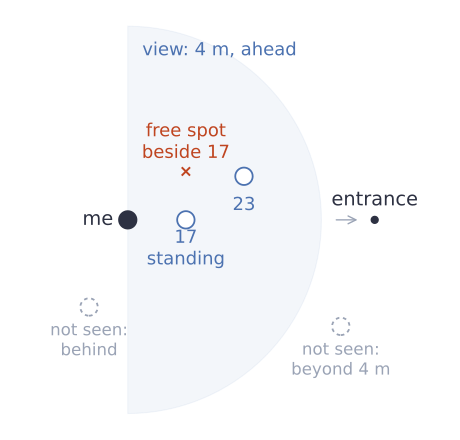

This figure's Python source:
"""What agent i sees: the view half-disc and the people in it (slides)."""

import matplotlib.pyplot as plt
import numpy as np
from matplotlib.patches import Circle, Wedge

INK, MUTED, ACCENT, SOFT, BLUE = "#2d3142", "#4f5d75", "#bf4520", "#9aa3b5", "#4c72b0"
R = 4.0
me, E = np.array([1.0, 1.6]), np.array([6.1, 1.6])
seen = {"17": (np.array([2.2, 1.6]), "standing"), "23": (np.array([3.4, 2.5]), "")}
unseen = {"behind": np.array([0.2, -0.2]), "beyond 4 m": np.array([5.4, -0.6])}
spot = seen["17"][0] + np.array([0.0, 1.0])

plt.rcParams.update({"font.family": "DejaVu Sans", "font.size": 14})
fig, ax = plt.subplots(figsize=(4.6, 4.4))
ax.add_patch(Wedge(me, R, -90, 90, fc=BLUE, alpha=0.07, ec=BLUE, lw=0.8))
ax.text(*(me + np.array([0.3, R - 0.6])), "view: 4 m, ahead", color=BLUE,
        fontsize=13)


def person(p, colour, fill="white", ls="-"):
    ax.add_patch(Circle(p, 0.18, fc=fill, ec=colour, lw=1.3, ls=ls, zorder=3))


person(me, INK, fill=INK)
ax.annotate("me", me + np.array([-0.3, 0.0]), ha="right", va="center", color=INK)
for name, (p, note) in seen.items():
    person(p, BLUE)
    ax.annotate(f"{name}" + (f"\n{note}" if note else ""), p + np.array([0.0, -0.6]),
                ha="center", va="center", color=BLUE, fontsize=13)
for note, p in unseen.items():
    person(p, SOFT, ls=(0, (2, 2)))
    ax.annotate(f"not seen:\n{note}", p + np.array([0.0, -0.7]), ha="center",
                va="center", color=SOFT, fontsize=12)
ax.plot(*spot, marker="x", color=ACCENT, ms=6, mew=1.4)
ax.annotate("free spot\nbeside 17", spot + np.array([0.0, 0.6]), ha="center",
            va="center", color=ACCENT, fontsize=13)
ax.plot(*E, "o", color=INK, ms=5)
ax.annotate("entrance", E + np.array([0.0, 0.3]), ha="center", color=INK)
ax.annotate("", E - np.array([0.3, 0.0]), me + np.array([R + 0.25, 0.0]),
            arrowprops=dict(arrowstyle="->", color=SOFT, lw=1))
ax.set_xlim(-0.6, 6.8)
ax.set_ylim(-2.5, 5.7)
ax.set_aspect("equal")
ax.axis("off")
fig.tight_layout()
fig.savefig("sees.svg")
fig.savefig("sees.pdf")
